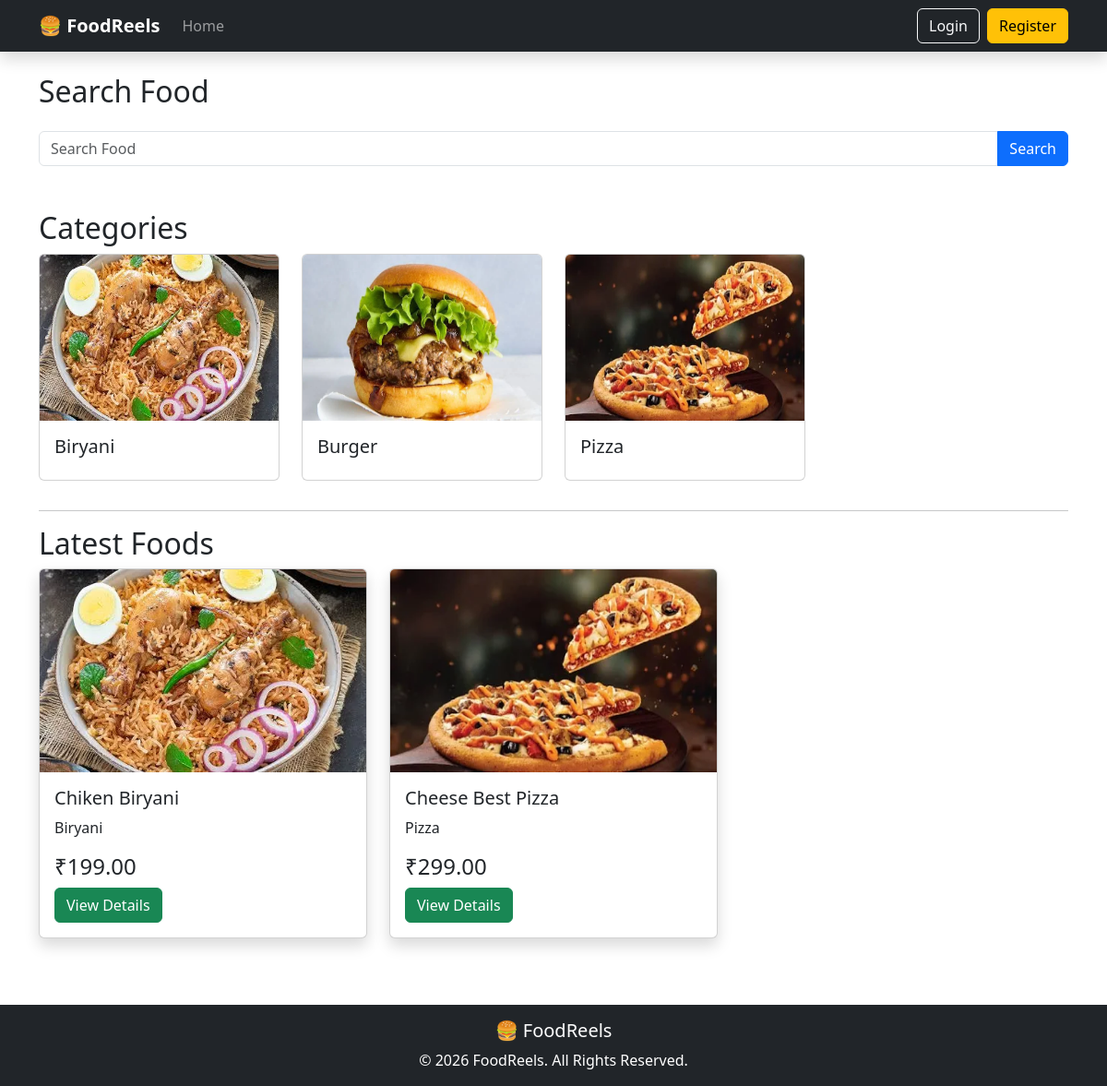
The app's page /, older data.
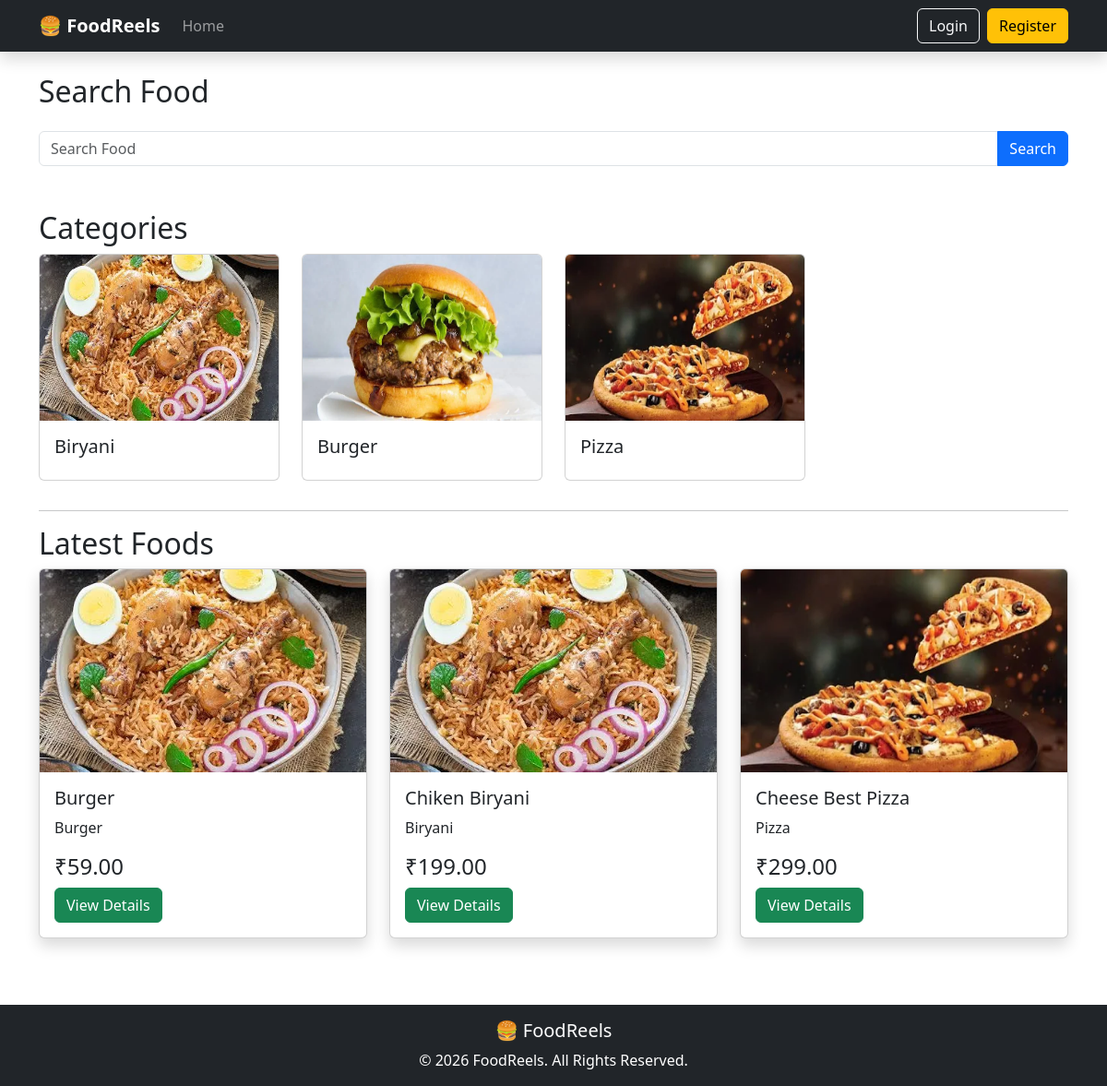
The same page, newer data.
### foods/models.py (models this page shows, shortened)
class Category(models.Model):
    name = models.CharField(max_length=100, unique=True)
    slug = models.SlugField(unique=True)
    image = models.ImageField(
        upload_to="categories/",
        blank=True,
        null=True
    )
    created_at = models.DateTimeField(auto_now_add=True)
    class Meta:
        ordering = ['name']
    def __str__(self):
        return self.name

class FoodItem(models.Model):
    vendor = models.ForeignKey(
        Vendor,
        on_delete=models.CASCADE,
        related_name='foods'
    )
    category = models.ForeignKey(
        Category,
        on_delete=models.CASCADE
    )
    name = models.CharField(max_length=200)
    description = models.TextField()
    price = models.DecimalField(
        max_digits=8,
        decimal_places=2
    )
    image = models.ImageField(
        upload_to="foods/"
    )
    is_available = models.BooleanField(default=True)
    created_at = models.DateTimeField(auto_now_add=True)
    updated_at = models.DateTimeField(auto_now=True)

### foods/views.py (the view)
# urls.py: 2. Add a URL to urlpatterns:  path('', views.home, name='home')
def home(request):
    categories = Category.objects.all()
    foods = FoodItem.objects.filter(
        is_available=True
    ).order_by("-created_at")
    context = {
        "categories": categories,
        "foods": foods,
    }
    return render(
        request,
        "foods/home.html",
        context
    )

### templates/foods/home.html
{% extends "base.html" %}
{% block content %}
<h2 class="mb-4">
Search Food
</h2>
<form>
<div class="input-group mb-5">
<input
type="text"
class="form-control"
placeholder="Search Food">
<button
class="btn btn-primary">
Search
</button>
</div>
</form>
<h2>
Categories
</h2>
<div class="row">
{% for category in categories %}
<div class="col-md-3 mb-3">
<div class="card">
<img
src="{{ category.image.url }}"
height="180"
class="card-img-top">
<div class="card-body">
<h5>
{{ category.name }}
</h5>
</div>
</div>
</div>
{% endfor %}
</div>
<hr>
<h2>
Latest Foods
</h2>
<div class="row">
{% for food in foods %}
<div class="col-md-4">
<div class="card mb-4 shadow">
<img
src="{{ food.image.url }}"
height="220"
class="card-img-top">
<div class="card-body">
<h5>
{{ food.name }}
</h5>
<p>
{{ food.category }}
</p>
<h4>
₹{{ food.price }}
</h4>
<a href="{% url 'food-detail' food.id %}" class="btn btn-success"> View Details </a>
</div>
</div>
</div>
{% endfor %}
</div>
{% endblock %}

Row changes from the older to the newer data that the page shows:
added FoodItem: image (picture), name "Burger", category "Burger", price "59.00"
